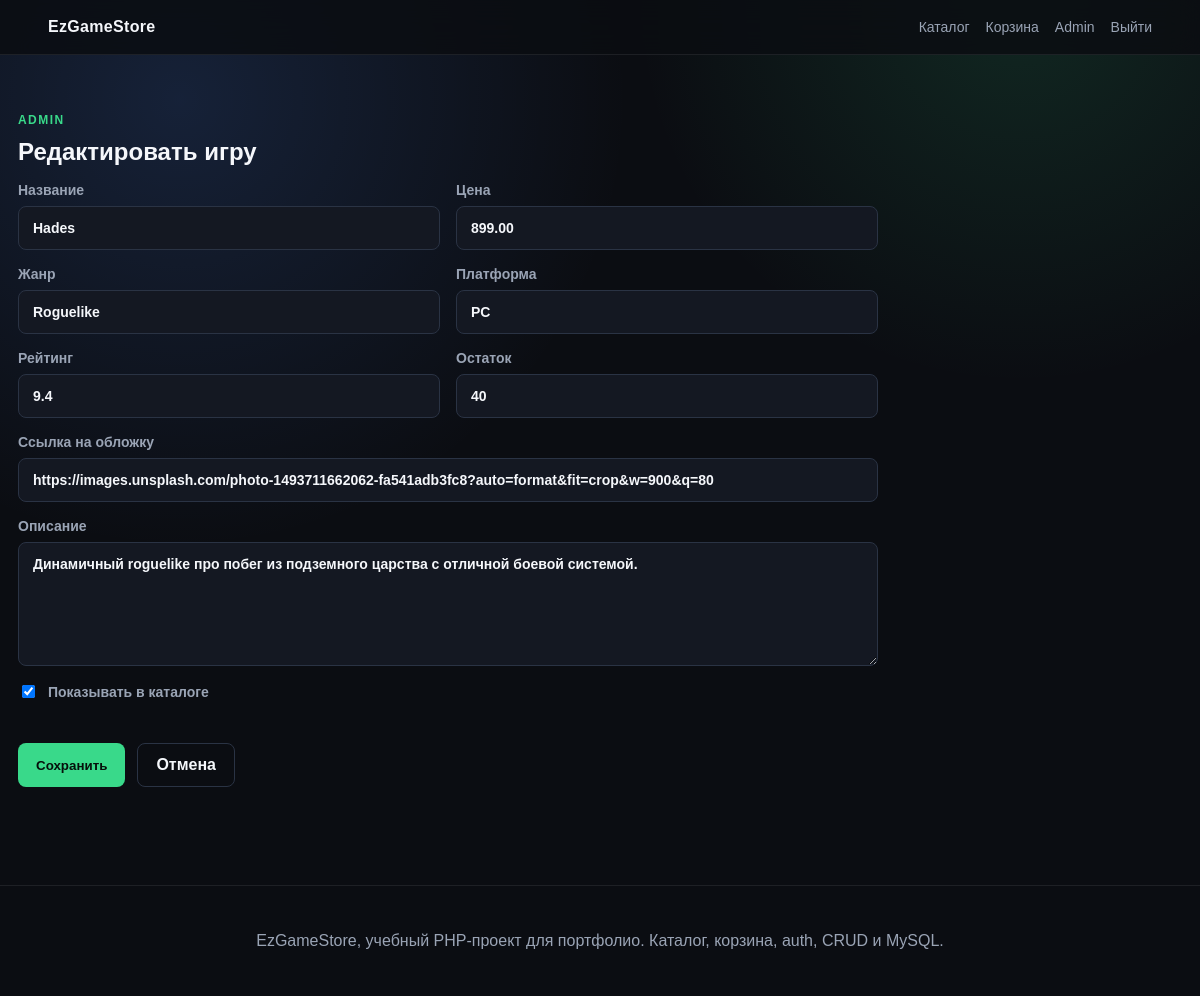
The page /admin/edit.php?id=4 (signed in) on the database its author committed.
### tables this page shows
CREATE TABLE users (
    id INT AUTO_INCREMENT PRIMARY KEY,
    name VARCHAR(120) NOT NULL,
    email VARCHAR(180) NOT NULL UNIQUE,
    password_hash VARCHAR(255) NOT NULL,
    role ENUM('user', 'admin') NOT NULL DEFAULT 'user',
    created_at TIMESTAMP DEFAULT CURRENT_TIMESTAMP
);

CREATE TABLE games (
    id INT AUTO_INCREMENT PRIMARY KEY,
    title VARCHAR(180) NOT NULL,
    description TEXT NOT NULL,
    price DECIMAL(10,2) NOT NULL,
    genre VARCHAR(80) NOT NULL,
    platform VARCHAR(80) NOT NULL,
    image_url VARCHAR(500) NULL,
    rating DECIMAL(3,1) NOT NULL DEFAULT 0,
    stock INT NOT NULL DEFAULT 0,
    is_active TINYINT(1) NOT NULL DEFAULT 1,
    created_at TIMESTAMP DEFAULT CURRENT_TIMESTAMP
);

### functions.php (called while the page is built, shortened)
<?php
require_once __DIR__ . '/db.php';
function e(?string $value): string
{
    return htmlspecialchars((string) $value, ENT_QUOTES | ENT_SUBSTITUTE, 'UTF-8');
}
function url(string $path = ''): string
{
    $basePath = parse_url(APP_URL, PHP_URL_PATH) ?: '';
    return rtrim($basePath, '/') . '/' . ltrim($path, '/');
}
function current_user(): ?array
{
    $stmt = db()->prepare('SELECT id, name, email, role FROM users WHERE id = ?');
    $stmt->execute([$_SESSION['user_id']]);
    return $stmt->fetch() ?: null;
}

### db.php (called while the page is built, shortened)
<?php
function db(): PDO
{
    static $pdo = null;
    if ($pdo instanceof PDO) {
        return $pdo;
    }
    $dsn = sprintf('mysql:host=%s;dbname=%s;charset=%s', DB_HOST, DB_NAME, DB_CHARSET);
    $pdo = new PDO($dsn, DB_USER, DB_PASS, [
        PDO::ATTR_ERRMODE => PDO::ERRMODE_EXCEPTION,
        PDO::ATTR_DEFAULT_FETCH_MODE => PDO::FETCH_ASSOC,
        PDO::ATTR_EMULATE_PREPARES => false,
        PDO::MYSQL_ATTR_INIT_COMMAND => 'SET NAMES utf8mb4 COLLATE utf8mb4_unicode_ci',
    ]);
    return $pdo;
}

### admin/form.php (the view)
<?php $game = $game ?? []; ?>
<form method="post" class="form-grid">
    <label>Название
        <input type="text" name="title" value="<?= e($game['title'] ?? '') ?>" required>
    </label>
    <label>Цена
        <input type="number" name="price" min="1" step="0.01" value="<?= e((string) ($game['price'] ?? '')) ?>" required>
    </label>
    <label>Жанр
        <input type="text" name="genre" value="<?= e($game['genre'] ?? '') ?>" required>
    </label>
    <label>Платформа
        <input type="text" name="platform" value="<?= e($game['platform'] ?? '') ?>" required>
    </label>
    <label>Рейтинг
        <input type="number" name="rating" min="0" max="10" step="0.1" value="<?= e((string) ($game['rating'] ?? '8.5')) ?>">
    </label>
    <label>Остаток
        <input type="number" name="stock" min="0" value="<?= e((string) ($game['stock'] ?? '10')) ?>">
    </label>
    <label class="wide">Ссылка на обложку
        <input type="url" name="image_url" value="<?= e($game['image_url'] ?? '') ?>">
    </label>
    <label class="wide">Описание
        <textarea name="description" rows="6" required><?= e($game['description'] ?? '') ?></textarea>
    </label>
    <label class="check">
        <input type="checkbox" name="is_active" <?= ($game['is_active'] ?? 1) ? 'checked' : '' ?>>
        Показывать в каталоге
    </label>
    <div class="form-actions">
        <button class="btn btn-primary">Сохранить</button>
        <a class="btn btn-secondary" href="<?= e(url('/admin/index.php')) ?>">Отмена</a>
    </div>
</form>

### header.php (shortened to what this page needs)
<?php
$user = current_user();
?>
<!DOCTYPE html>
<html lang="ru">
<head>
    <link rel="stylesheet" href="<?= e(url('/assets/css/style.css')) ?>">
</head>
<body>
<header class="site-header">
    <a class="logo" href="<?= e(url('/index.php')) ?>">EzGameStore</a>
    <nav>
        <a href="<?= e(url('/index.php#catalog')) ?>">Каталог</a>
        <a href="<?= e(url('/cart.php')) ?>">Корзина<?= cart_count() ? ' (' . cart_count() . ')' : '' ?></a>
        <?php if ($user): ?>
            <span><?= e($user['name']) ?></span>
            <a href="<?= e(url('/logout.php')) ?>">Выйти</a>
        <?php else: ?>
            <a href="<?= e(url('/login.php')) ?>">Войти</a>
        <?php endif; ?>
    </nav>
</header>
<main class="container">

### assets/css/style.css (style rules this page uses)
:root { --bg: #0b0d12; --panel: #141822; --panel-2: #1b2130; --text: #f5f7fb; --muted: #9aa4b5; --line: #2a3344; --accent: #39d98a; --accent-2: #4f8cff; --danger: #ff5d5d; }
* { box-sizing: border-box; }
html { scroll-behavior: smooth; }
body { margin: 0; min-height: 100vh; font-family: Arial, Helvetica, sans-serif; background: radial-gradient(circle at 15% 10%, rgba(79, 140, 255, 0.16), transparent 28rem), radial-gradient(circle at 85% 0%, rgba(57, 217, 138, 0.13), transparent 24rem), var(--bg); color: var(--text); }
a { color: inherit; text-decoration: none; }
.site-header { position: sticky; top: 0; z-index: 10; display: flex; align-items: center; justify-content: space-between; gap: 20px; padding: 18px clamp(18px, 4vw, 56px); border-bottom: 1px solid rgba(255, 255, 255, 0.08); background: rgba(11, 13, 18, 0.86); backdrop-filter: blur(14px); }
.logo { font-weight: 800; letter-spacing: 0.02em; }
.site-header nav { display: flex; align-items: center; gap: 16px; color: var(--muted); font-size: 14px; flex-wrap: wrap; }
.container { width: min(1180px, calc(100% - 36px)); margin: 0 auto; }
.hero-actions, .form-actions { display: flex; gap: 12px; flex-wrap: wrap; margin-top: 26px; }
.btn, .btn-icon { border: 0; cursor: pointer; font-weight: 800; transition: transform 0.2s ease, border-color 0.2s ease, background 0.2s ease; }
.btn { display: inline-flex; align-items: center; justify-content: center; min-height: 44px; padding: 0 18px; border-radius: 8px; }
.btn-primary { color: #06100b; background: var(--accent); }
.btn-secondary { color: var(--text); background: transparent; border: 1px solid var(--line); }
input, select, textarea { width: 100%; color: var(--text); background: var(--panel); border: 1px solid var(--line); border-radius: 8px; padding: 13px 14px; font: inherit; }
textarea { resize: vertical; }
label { display: grid; gap: 8px; color: var(--muted); font-size: 14px; font-weight: 700; }
.form-grid { display: grid; grid-template-columns: repeat(2, minmax(0, 1fr)); gap: 16px; }
.wide, .check, .form-actions { grid-column: 1 / -1; }
.check { display: flex; align-items: center; gap: 10px; }
.check input { width: auto; }

### rows shown on the page
users: name "Admin"
games: title "Hades", price "899.00", genre "Roguelike", platform "PC", rating "9.4", stock "40", image_url "https://images.unsplash.com/photo-1493711662062-fa541adb3fc8?auto=format&fit=crop&w=900&q=80", description "Динамичный roguelike про побег из подземного царства с отличной боевой системой.", is_active "☑"
